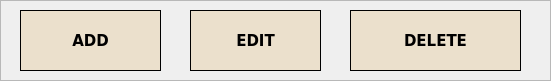
      <widget class="QFrame" name="frame_5">
       <property name="geometry">
        <rect>
         <x>1040</x>
         <y>50</y>
         <width>551</width>
         <height>81</height>
        </rect>
       </property>
       <property name="frameShape">
        <enum>QFrame::StyledPanel</enum>
       </property>
       <property name="frameShadow">
        <enum>QFrame::Raised</enum>
       </property>
       <widget class="QPushButton" name="pushButton_OWNER_Add_Inventory">
        <property name="geometry">
         <rect>
          <x>20</x>
          <y>10</y>
          <width>141</width>
          <height>61</height>
         </rect>
        </property>
        <property name="font">
         <font>
          <family>Verdana</family>
          <pointsize>11</pointsize>
          <weight>75</weight>
          <bold>true</bold>
         </font>
        </property>
        <property name="styleSheet">
         <string notr="true">/* Default Inactive Buttons */
QPushButton {
    background-color: #ebe0cc;
    color: black;
border: 1px solid #000000; 
    padding: 10px;
font-family: &quot;Verdana&quot;, sans-serif; 
text-align: center;
}

/* Hover Effect on Inactive Buttons */
QPushButton:hover {
    background-color:#d7a613;
color:black;
}

/* Active Button (Current Page) */
QPushButton#activeButton {
    background-color: #d7a613;
    color: black;
}
</string>
        </property>
        <property name="text">
         <string>ADD</string>
        </property>
        <property name="icon">
         <iconset resource="jj_owner_resources.qrc">
          <normaloff>:/JJimages/add.png</normaloff>:/JJimages/add.png</iconset>
        </property>
        <property name="iconSize">
         <size>
          <width>26</width>
          <height>26</height>
         </size>
        </property>
       </widget>
       <widget class="QPushButton" name="pushButton_OWNER_Edit_Inventory">
        <property name="geometry">
         <rect>
          <x>190</x>
          <y>10</y>
          <width>131</width>
          <height>61</height>
         </rect>
        </property>
        <property name="font">
         <font>
          <family>Verdana</family>
          <pointsize>11</pointsize>
          <weight>75</weight>
          <bold>true</bold>
         </font>
        </property>
        <property name="styleSheet">
         <string notr="true">/* Default Inactive Buttons */
QPushButton {
    background-color: #ebe0cc;
    color: black;
border: 1px solid #000000; 
    padding: 10px;
font-family: &quot;Verdana&quot;, sans-serif; 
text-align: center;
}

/* Hover Effect on Inactive Buttons */
QPushButton:hover {
    background-color:#d7a613;
color:black;
}

/* Active Button (Current Page) */
QPushButton#activeButton {
    background-color: #d7a613;
    color: black;
}
</string>
        </property>
        <property name="text">
         <string>EDIT</string>
        </property>
        <property name="icon">
         <iconset resource="jj_owner_resources.qrc">
          <normaloff>:/JJimages/edit.png</normaloff>:/JJimages/edit.png</iconset>
        </property>
        <property name="iconSize">
         <size>
          <width>27</width>
          <height>27</height>
         </size>
        </property>
       </widget>
       <widget class="QPushButton" name="pushButton_OWNER_Delete_Inventory">
        <property name="geometry">
         <rect>
          <x>350</x>
          <y>10</y>
          <width>171</width>
          <height>61</height>
         </rect>
        </property>
        <property name="font">
         <font>
          <family>Verdana</family>
          <pointsize>11</pointsize>
          <weight>75</weight>
          <bold>true</bold>
         </font>
        </property>
        <property name="styleSheet">
         <string notr="true">/* Default Inactive Buttons */
QPushButton {
    background-color: #ebe0cc;
    color: black;
border: 1px solid #000000; 
    padding: 10px;
font-family: &quot;Verdana&quot;, sans-serif; 
text-align: center;
}

/* Hover Effect on Inactive Buttons */
QPushButton:hover {
    background-color:#d7a613;
color:black;
}

/* Active Button (Current Page) */
QPushButton#activeButton {
    background-color: #d7a613;
    color: black;
}
</string>
        </property>
        <property name="text">
         <string>DELETE</string>
        </property>
        <property name="icon">
         <iconset resource="jj_owner_resources.qrc">
          <normaloff>:/JJimages/delete.png</normaloff>:/JJimages/delete.png</iconset>
        </property>
        <property name="iconSize">
         <size>
          <width>27</width>
          <height>27</height>
         </size>
        </property>
       </widget>
      </widget>
